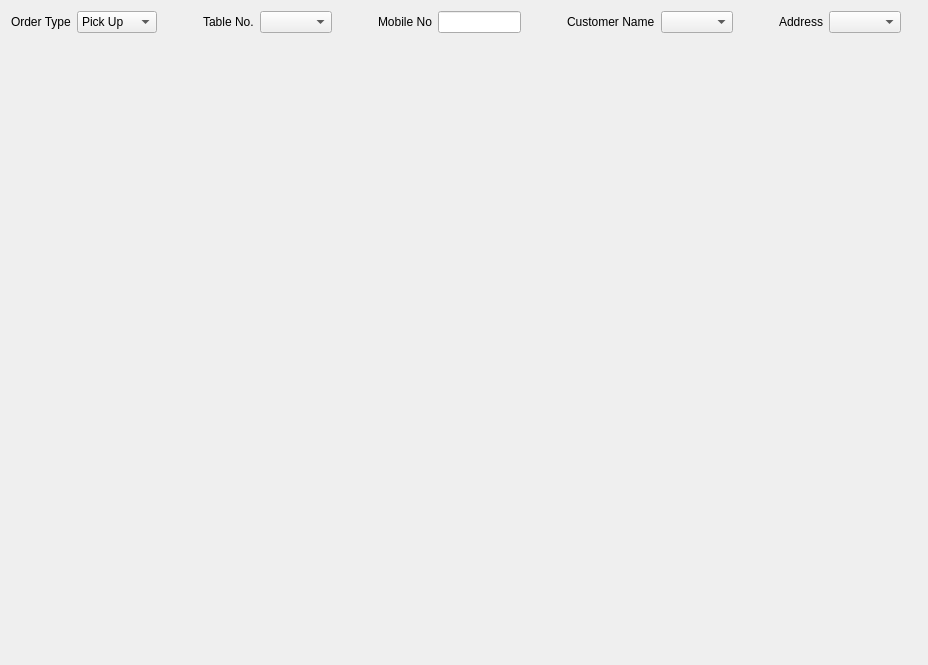
<?xml version="1.0" encoding="UTF-8"?>
<ui version="4.0">
 <class>OrderWidget</class>
 <widget class="QWidget" name="OrderWidget">
  <property name="geometry">
   <rect>
    <x>0</x>
    <y>0</y>
    <width>928</width>
    <height>665</height>
   </rect>
  </property>
  <property name="windowTitle">
   <string>Form</string>
  </property>
  <layout class="QHBoxLayout" name="horizontalLayout">
   <item>
    <layout class="QVBoxLayout" name="verticalLayout">
     <item>
      <layout class="QVBoxLayout" name="verticalLayout_4">
       <property name="bottomMargin">
        <number>0</number>
       </property>
       <item>
        <layout class="QHBoxLayout" name="horizontalLayout_3">
         <property name="topMargin">
          <number>0</number>
         </property>
         <item>
          <widget class="QLabel" name="lblOrderType">
           <property name="text">
            <string>Order Type</string>
           </property>
          </widget>
         </item>
         <item>
          <widget class="QComboBox" name="cmbOrrderType">
           <item>
            <property name="text">
             <string>Pick Up</string>
            </property>
           </item>
           <item>
            <property name="text">
             <string>Delivery</string>
            </property>
           </item>
           <item>
            <property name="text">
             <string>Table No</string>
            </property>
           </item>
          </widget>
         </item>
         <item>
          <spacer name="horizontalSpacer_5">
           <property name="orientation">
            <enum>Qt::Horizontal</enum>
           </property>
           <property name="sizeType">
            <enum>QSizePolicy::Fixed</enum>
           </property>
           <property name="sizeHint" stdset="0">
            <size>
             <width>40</width>
             <height>20</height>
            </size>
           </property>
          </spacer>
         </item>
         <item>
          <widget class="QLabel" name="lblTblNo">
           <property name="text">
            <string>Table No.</string>
           </property>
          </widget>
         </item>
         <item>
          <widget class="QComboBox" name="cmbTblNo"/>
         </item>
         <item>
          <spacer name="horizontalSpacer_4">
           <property name="orientation">
            <enum>Qt::Horizontal</enum>
           </property>
           <property name="sizeType">
            <enum>QSizePolicy::Fixed</enum>
           </property>
           <property name="sizeHint" stdset="0">
            <size>
             <width>40</width>
             <height>20</height>
            </size>
           </property>
          </spacer>
         </item>
         <item>
          <widget class="QLabel" name="lblMblNo">
           <property name="text">
            <string>Mobile No</string>
           </property>
          </widget>
         </item>
         <item>
          <widget class="QLineEdit" name="txtMblNo"/>
         </item>
         <item>
          <spacer name="horizontalSpacer_7">
           <property name="orientation">
            <enum>Qt::Horizontal</enum>
           </property>
           <property name="sizeType">
            <enum>QSizePolicy::Fixed</enum>
           </property>
           <property name="sizeHint" stdset="0">
            <size>
             <width>40</width>
             <height>20</height>
            </size>
           </property>
          </spacer>
         </item>
         <item>
          <widget class="QLabel" name="lblCustName">
           <property name="text">
            <string>Customer Name</string>
           </property>
          </widget>
         </item>
         <item>
          <widget class="QComboBox" name="cmbCustName"/>
         </item>
         <item>
          <spacer name="horizontalSpacer_6">
           <property name="orientation">
            <enum>Qt::Horizontal</enum>
           </property>
           <property name="sizeType">
            <enum>QSizePolicy::Fixed</enum>
           </property>
           <property name="sizeHint" stdset="0">
            <size>
             <width>40</width>
             <height>20</height>
            </size>
           </property>
          </spacer>
         </item>
         <item>
          <widget class="QLabel" name="lblAddres">
           <property name="text">
            <string>Address</string>
           </property>
          </widget>
         </item>
         <item>
          <widget class="QComboBox" name="cmbAdderess">
           <property name="maximumSize">
            <size>
             <width>100</width>
             <height>16777215</height>
            </size>
           </property>
          </widget>
         </item>
         <item>
          <spacer name="horizontalSpacer">
           <property name="orientation">
            <enum>Qt::Horizontal</enum>
           </property>
           <property name="sizeHint" stdset="0">
            <size>
             <width>40</width>
             <height>20</height>
            </size>
           </property>
          </spacer>
         </item>
        </layout>
       </item>
      </layout>
     </item>
     <item>
      <layout class="QVBoxLayout" name="verticalLayout_3">
       <item>
        <spacer name="verticalSpacer">
         <property name="orientation">
          <enum>Qt::Vertical</enum>
         </property>
         <property name="sizeHint" stdset="0">
          <size>
           <width>20</width>
           <height>40</height>
          </size>
         </property>
        </spacer>
       </item>
      </layout>
     </item>
    </layout>
   </item>
  </layout>
 </widget>
 <resources/>
 <connections/>
</ui>
